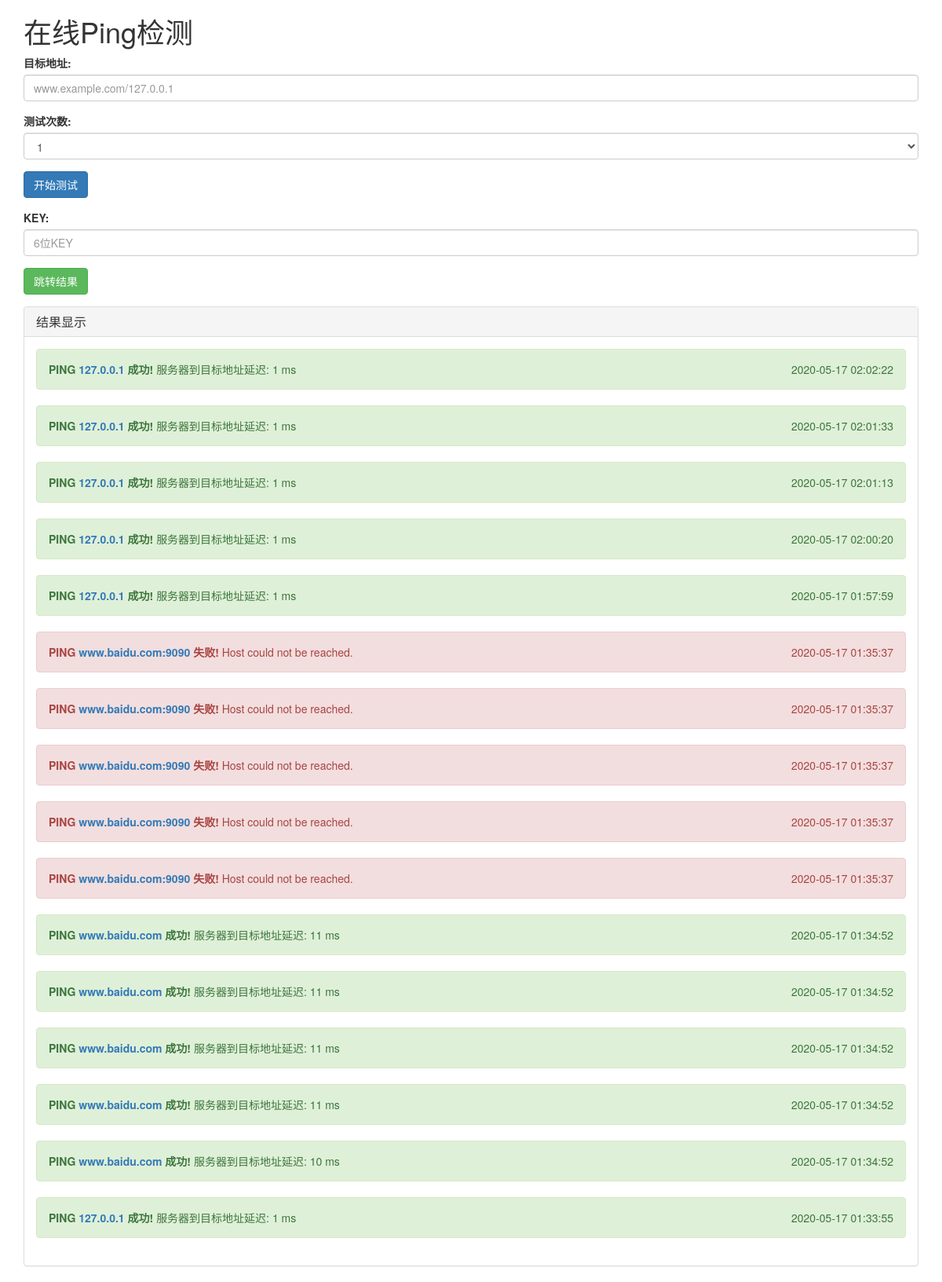
Screenshot of /index.php?uuid=258193 with the database file from the repository.
### tables this page shows
CREATE TABLE `phpindex`  (
  `id` int(15) NOT NULL AUTO_INCREMENT,
  `result` varchar(128) NOT NULL,
  `host` varchar(68) NOT NULL,
  `port` int(15) NOT NULL DEFAULT 80,
  `testtime` int(32) NOT NULL,
  `uuid_id` int(15) NOT NULL,
  PRIMARY KEY (`id`) USING BTREE,
  INDEX `uuid`(`uuid_id`) USING BTREE
);

### index.php (the view, shortened to what this page needs)
<!DOCTYPE html>
<html lang="en">
<head>
</head>
<body>
</body>
</html>
<!DOCTYPE html>
<html lang="zh-CN">
<head>
    <link href="https://cdn.jsdelivr.net/npm/bootstrap@3.3.7/dist/css/bootstrap.min.css" rel="stylesheet">
</head>
<body>
<?php
$conn = start_connect();
try {
    $uuid = $_GET['uuid'];
    if ($uuid) {
        $result = $conn->query("select * from phpindex where uuid_id='" . $uuid . "' order by testtime desc");
        $error = 0;
    } else {
        $error = 1;
    }
} catch (Exception $e) {
    $error = 1;
}
?>
<div class="container">
    <h1>在线Ping检测</h1>
    <div class="form-group" id="host_input_group">
        <label for="host_input">目标地址:</label>
        <input type="text" class="form-control" id="host_input" placeholder="www.example.com/127.0.0.1"
               required="required">
    </div>
    <div class="form-group">
        <label for="test_count">测试次数:</label>
        <select class="form-control" id="test_count">
            <option selected>1</option>
        </select>
    </div>
    <button type="button" id="startTest" data-loading-text="Loading..." class="btn btn-primary" autocomplete="off"
    ">
    开始测试
    </button>
    <div class="form-group" style="margin-top: 15px">
        <label for="key_input">KEY:</label>
        <input type="text" class="form-control" id="key_input" placeholder="6位KEY">
    </div>
    <button type="button" id="jump_to" data-loading-text="Loading..." class="btn btn-success" autocomplete="off"
    ">
    跳转结果
    </button>
    <div class="panel panel-default" style="margin-top: 15px">
        <div class="panel-heading">
            <h3 class="panel-title">结果显示</h3>
        </div>
        <div class="panel-body" id="show_panel">
            <?php
            if ($error == 0)
                foreach ($result as $row) {
                    if ($row['result'] == "Host could not be reached.") {
                        echo '<div class="alert alert-danger" role="alert"><b>PING <a href=', '"', 'http://' . $row['host'] . '"', '>' . $row['host'] . '</a> 失败! </b>' . $row['result'] . ' <span style="float: right">' . date('Y-m-d H:i:s', (int)$row['testtime']) . '</span></div>';
                    } else {
                        echo '<div class="alert alert-success" role="alert"><b>PING <a href=', '"', 'http://' . $row['host'] . '"', '>' . $row['host'] . '</a> 成功! </b> 服务器到目标地址延迟: ' . $row['result'] . ' <span style="float: right">' . date('Y-m-d H:i:s', (int)$row['testtime']) . '</span></div>';
                    }
                }
            ?>
        </div>
    </div>
</div>
</body>
</html>

### rows the page displays
phpindex: host "127.0.0.1", result "1 ms", testtime "2020-05-17 02:02:22"
phpindex: host "127.0.0.1", result "1 ms", testtime "2020-05-17 02:01:33"
phpindex: host "127.0.0.1", result "1 ms", testtime "2020-05-17 02:01:13"
phpindex: host "127.0.0.1", result "1 ms", testtime "2020-05-17 02:00:20"
phpindex: host "127.0.0.1", result "1 ms", testtime "2020-05-17 01:57:59"
phpindex: host "www.baidu.com:9090", result "Host could not be reached.", testtime "2020-05-17 01:35:37"
phpindex: host "www.baidu.com:9090", result "Host could not be reached.", testtime "2020-05-17 01:35:37"
phpindex: host "www.baidu.com:9090", result "Host could not be reached.", testtime "2020-05-17 01:35:37"
phpindex: host "www.baidu.com:9090", result "Host could not be reached.", testtime "2020-05-17 01:35:37"
phpindex: host "www.baidu.com:9090", result "Host could not be reached.", testtime "2020-05-17 01:35:37"
phpindex: host "www.baidu.com", result "11 ms", testtime "2020-05-17 01:34:52"
phpindex: host "www.baidu.com", result "11 ms", testtime "2020-05-17 01:34:52"
phpindex: host "www.baidu.com", result "11 ms", testtime "2020-05-17 01:34:52"
phpindex: host "www.baidu.com", result "11 ms", testtime "2020-05-17 01:34:52"
phpindex: host "www.baidu.com", result "10 ms", testtime "2020-05-17 01:34:52"
phpindex: host "127.0.0.1", result "1 ms", testtime "2020-05-17 01:33:55"
